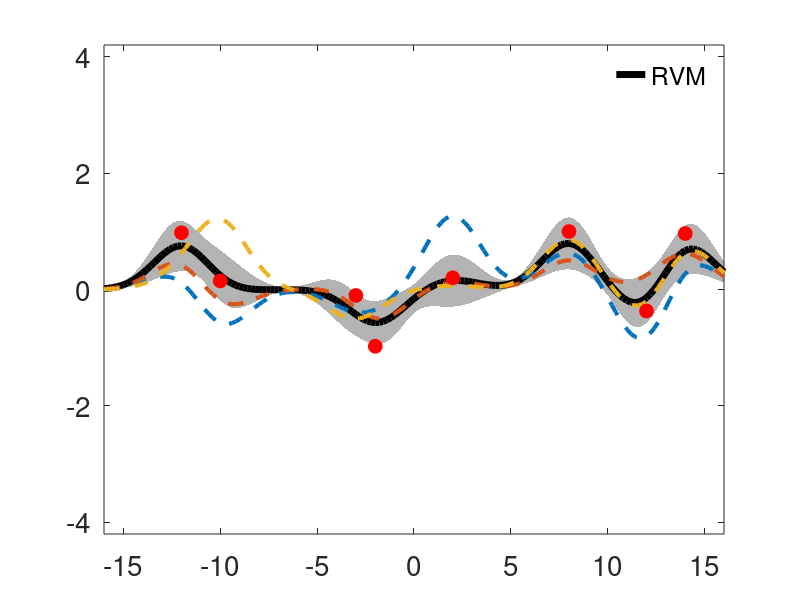
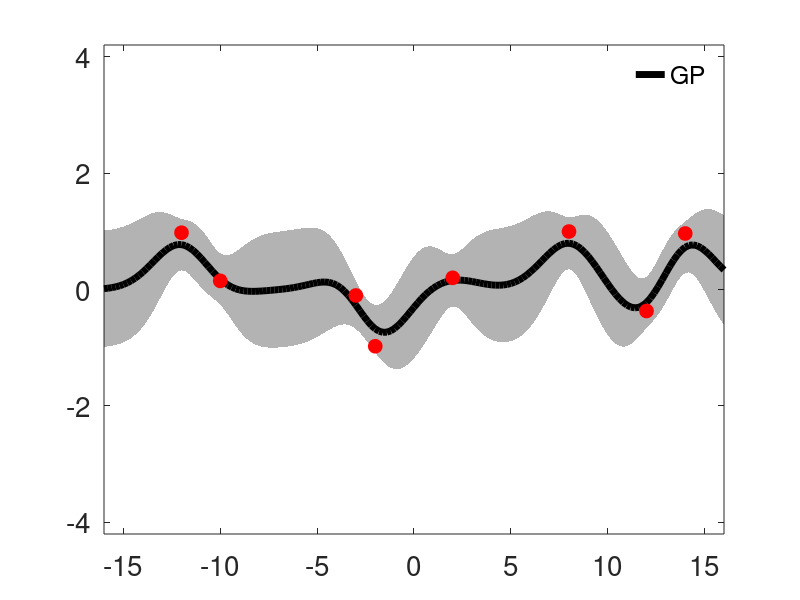
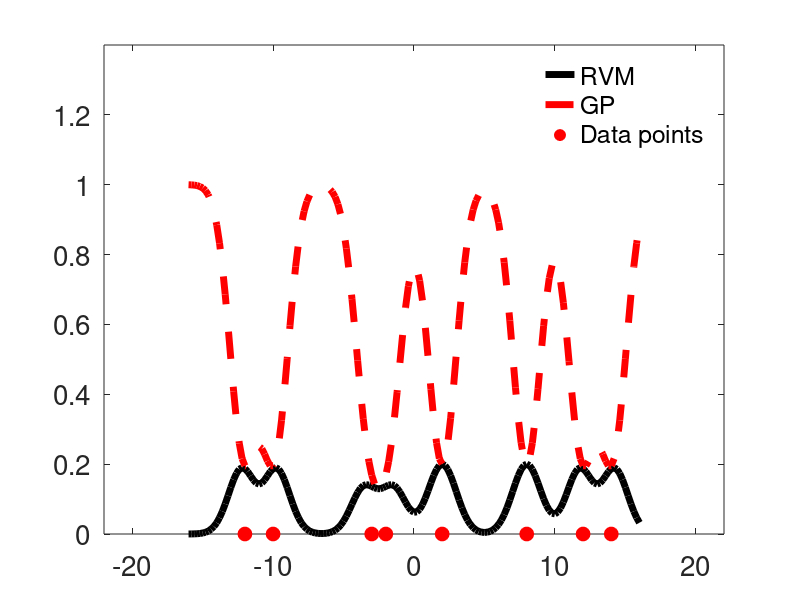

The MATLAB script that drew these images, in order:
% RVM compared with the GPR solution
clear, clc
% Generating data
sig_e = 0.5; % std of the noise
X = [-12 -10 -3 -2  2 8 12 14]';
N = length(X); % number of data
Y = sin(X) + sig_e * randn(N,1); % N x 1
% Basis functions
M = N; % number of basis functions  =  data size (RVM)
sig = 2; phi = @(x1,x2) exp(-(x1-x2).^2/sig^2);
% Basis function matrix
z = meshgrid(X); PHI = phi(z,z'); % N x M
% Prior variance
% For simplicity, we assume that we learn in training
% the same sigma_prior for each basis function/weight
% hence, we assume the same relevance for each basis function
sig_prior = 1;
Sigma_p = sig_prior^2 * eye(M); % Cov-Matrix of the prior over w
% moments of the posterior of w
w_mean = ((PHI'*PHI) + sig_e^2/sig_prior^2*eye(M)) \ PHI' * Y; % M x 1
w_Covar_Matrix = ((1/sig_e^2)*(PHI'*PHI)+inv(Sigma_p)) \ eye(M); % M x M
% Test inputs
x_pr = -16:0.2:16;
Lambda = (PHI + sig_e^2 * eye(N)); % FOR GP comparison
% Posterior mean and variance of f
f_mean = zeros(1,length(x_pr)); sigma_post = f_mean;
f_meanGP = f_mean; sigma_postGP = f_meanGP;
for i = 1:length(x_pr)
    Phix = phi(x_pr(i),X)';
    f_mean(i) =  Phix * w_mean; % RVM
    sigma_post(i) = Phix * w_Covar_Matrix * Phix'; % RVM
    f_meanGP(i) = Phix / Lambda * Y; % GP
    sigma_postGP(i) = phi(x_pr(i),x_pr(i)) - Phix / Lambda * Phix'; % GP
end
% Sampling functions from RVM Posterior
Num_Funct = 3;
w_sample = mvnrnd(w_mean, w_Covar_Matrix, Num_Funct);
f_samples_from_post = zeros(length(x_pr), Num_Funct);
for i = 1:length(x_pr)
    Phix = phi(x_pr(i),X)';
    f_samples_from_post(i,:) = Phix * w_sample';
end
% RVM
V1 = f_mean - sqrt(sigma_post); V2 = f_mean + sqrt(sigma_post);
figure(1), clf, plot(x_pr, f_mean, 'k', 'LineWidth', 5), hold on
fill([x_pr, fliplr(x_pr)], [V1, fliplr(V2)], 'k', ...
    'FaceAlpha', 0.3, 'EdgeAlpha', 0.7)
plot(x_pr, f_samples_from_post,'--', 'LineWidth', 3);
plot(X, Y, 'ro', 'MarkerFaceColor', 'r', 'MarkerSize', 10)
axis([-16 16 -4.2 4.2]), set(gca, 'Fontsize', 20)
h = legend('RVM'); set(h,'Box','off'), box on
% GP
V1 = f_meanGP - sqrt(sigma_postGP); V2 = f_meanGP + sqrt(sigma_postGP);
figure(2), clf, plot(x_pr, f_meanGP, 'k', 'LineWidth', 5), hold on
fill([x_pr, fliplr(x_pr)], [V1, fliplr(V2)], 'k', ...
    'FaceAlpha', 0.3, 'EdgeAlpha', 0.7)
plot(X, Y, 'ro', 'MarkerFaceColor', 'r', 'MarkerSize', 10)
axis([-16 16 -4.2 4.2]), set(gca, 'Fontsize', 20),
h = legend('GP'); set(h,'Box','off'), box on
% RVM & GP
figure(3); clf, plot(x_pr, sigma_post, 'k', 'LineWidth', 5), hold on
plot(x_pr, sigma_postGP, 'r--', 'LineWidth', 5),
plot(X, zeros(1,N), 'ro', 'MarkerFaceColor', 'r', 'MarkerSize', 10)
axis([-22 22 0 max(sigma_postGP)+0.4]), set(gca, 'Fontsize', 20),
h = legend('RVM','GP','Data points'); set(h,'Box','off'), box on